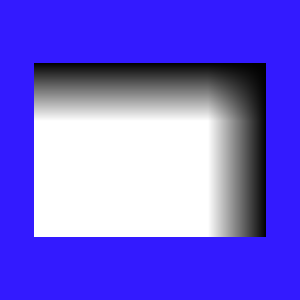

Recreate this plot in Python.
#!/usr/bin/env python

# Test vtkImageReslice gap bug fix with a near-0.5 shift transform.

# Factory overrides
import vtkmodules.vtkInteractionStyle  # noqa: F401
import vtkmodules.vtkRenderingFreeType  # noqa: F401
import vtkmodules.vtkRenderingOpenGL2  # noqa: F401

from vtkmodules.vtkCommonCore import VTK_UNSIGNED_CHAR
from vtkmodules.vtkCommonDataModel import vtkImageData
from vtkmodules.vtkCommonTransforms import vtkTransform
from vtkmodules.vtkImagingCore import (
    vtkImageCast,
    vtkImageReslice,
)
from vtkmodules.vtkRenderingCore import (
    vtkImageActor,
    vtkRenderWindow,
    vtkRenderWindowInteractor,
    vtkRenderer,
)

# Create a solid input image, two slices thick
image = vtkImageData()
image.SetDimensions(5, 4, 2)
image.AllocateScalars(VTK_UNSIGNED_CHAR, 1)
image.GetPointData().GetScalars().Fill(255)

# Shift by just under 0.5 to trigger the bug if present
transform = vtkTransform()
transform.Translate(1.0, 1.0, 0.499999)

# Upstream filter (needed to trigger the bug)
upstream = vtkImageCast()
upstream.SetInputData(image)
upstream.SetOutputScalarTypeToShort()

# Reslice
reslice = vtkImageReslice()
reslice.SetInputConnection(upstream.GetOutputPort())
reslice.SetResliceTransform(transform)

# Display
actor = vtkImageActor()
actor.GetMapper().SetInputConnection(reslice.GetOutputPort())

renderer = vtkRenderer()
renderer.AddViewProp(actor)
renderer.SetBackground(0.2, 0.1, 1.0)

render_window = vtkRenderWindow()
render_window.SetSize(300, 300)
render_window.AddRenderer(renderer)
render_window.SetWindowName("image reslice gap")

interactor = vtkRenderWindowInteractor()
interactor.SetRenderWindow(render_window)

interactor.Initialize()
interactor.Start()
